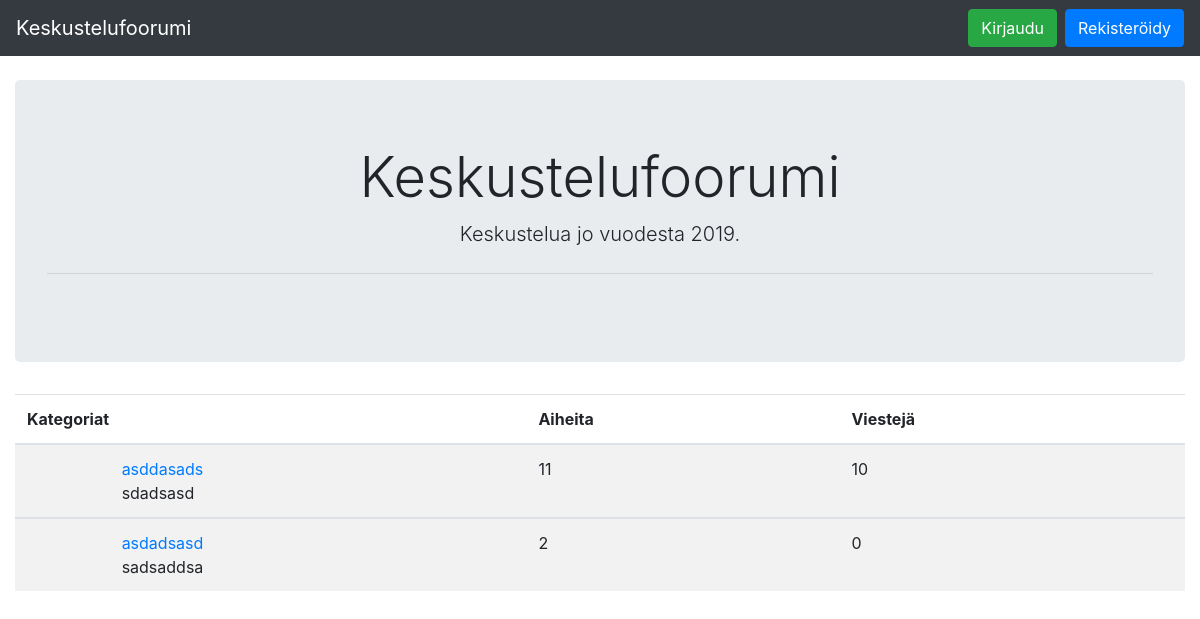
The page / on the database its author committed.
### application/categories/models.py (models this page shows, shortened)
class Categories(db.Model):
    id = db.Column(db.Integer, primary_key=True)
    date_created = db.Column(db.DateTime, default=db.func.current_timestamp())
    date_modified = db.Column(
        db.DateTime,
        default=db.func.current_timestamp(),
        onupdate=db.func.current_timestamp())
    name = db.Column(db.String(144), nullable=False)
    desc = db.Column(db.String(144), nullable=True)
    aiheet = relationship("Topics", secondary="topics_categories")
    @staticmethod
    def find_categories():
        stmt = text(
            "SELECT Categories.id, Categories.name, Categories.desc, COUNT(Topics.id), COUNT(Posts.id) FROM Categories "
            "LEFT JOIN topics_categories ON topics_categories.categories_id = Categories.id "
            "LEFT JOIN Topics ON Topics.id = topics_categories.topics_id "
            "LEFT JOIN Posts ON Posts.topics_id = Topics.id "
            "GROUP BY Categories.id")
        res = db.engine.execute(stmt)
        response = []
        for row in res:
            response.append({
                "id": row[0],
                "name": row[1],
                "desc": row[2],
                "count": row[3],
                "message_count": row[4],
            })
        return response

### application/views.py (the view)
@app.route("/")
def index():
    return render_template(
        "index.html", find_categories=Categories.find_categories())

### application/templates/index.html (shortened to what this page needs)
{% extends "layout.html" %} {% block body %}
<div class="jumbotron text-center">
  <h1 class="display-4">Keskustelufoorumi</h1>
  <p class="lead">
    Keskustelua jo vuodesta 2019.
  </p>
  <hr class="my-4" />
</div>
{% if find_categories is defined %}
<table class="table table-striped">
  <thead>
    <tr>
      <th scope="col" colspan="2">Kategoriat</th>
      <th scope="col">Aiheita</th>
      <th scope="col">Viestejä</th>
    </tr>
  </thead>
  {% for category in find_categories %}
  <tbody>
    <tr>
      <td>
      </td>
      <td>
        <a href="{{ url_for('category_link', category_id=category.id) }}"
          name="{{ category.name }}">{{ category.name }}</a>
        <br />
        {{ category.desc }}
      </td>
      <td>
        {{ category.count }}
      </td>
      <td>
        {{ category.message_count }}
      </td>
    </tr>
  </tbody>
  {% endfor %} {% endif %}
</table>
{% endblock %}

### rows shown on the page
Categories: name "asddasads", desc "sdadsasd", count "11", message_count "10"
Categories: name "asdadsasd", desc "sadsaddsa", count "2", message_count "0"
